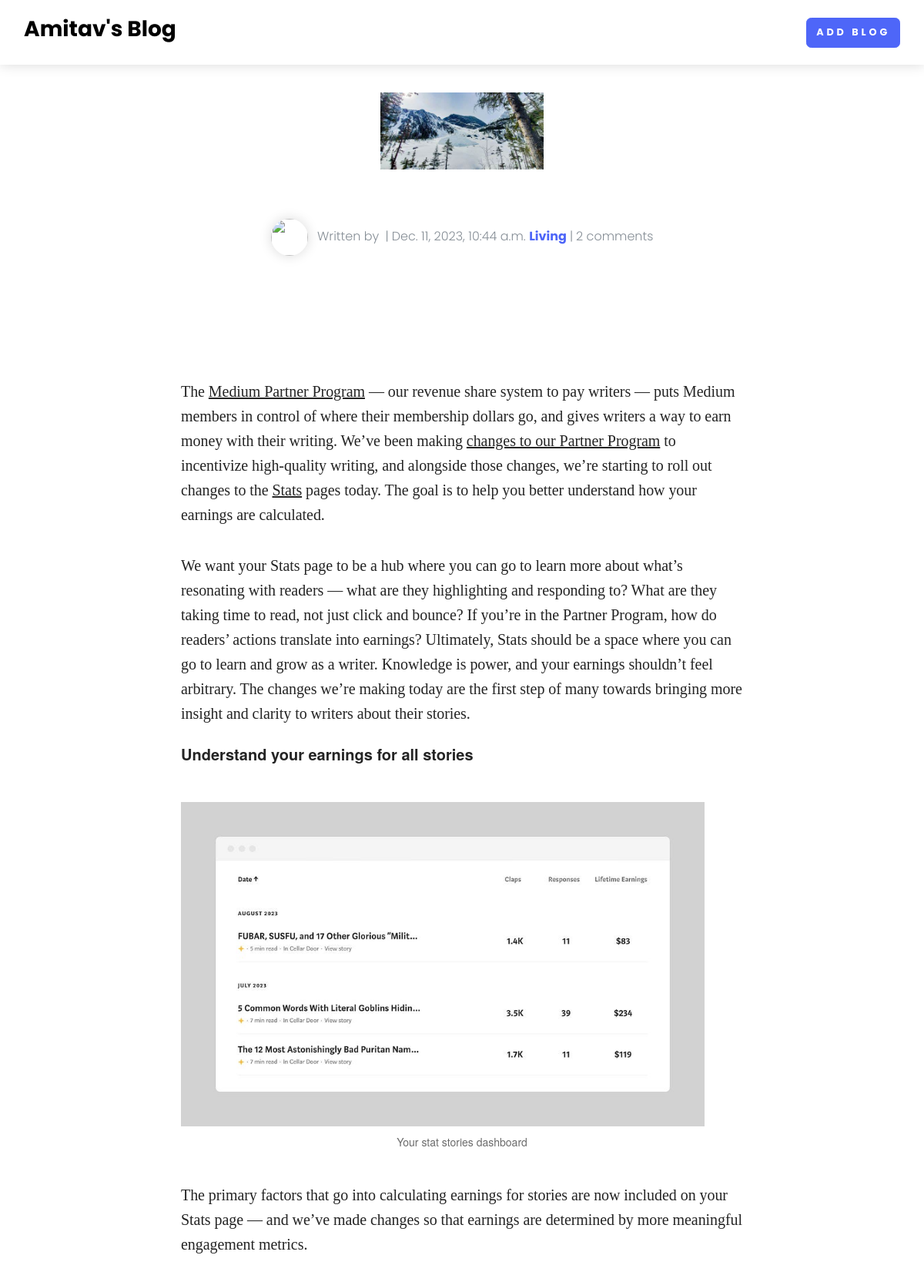
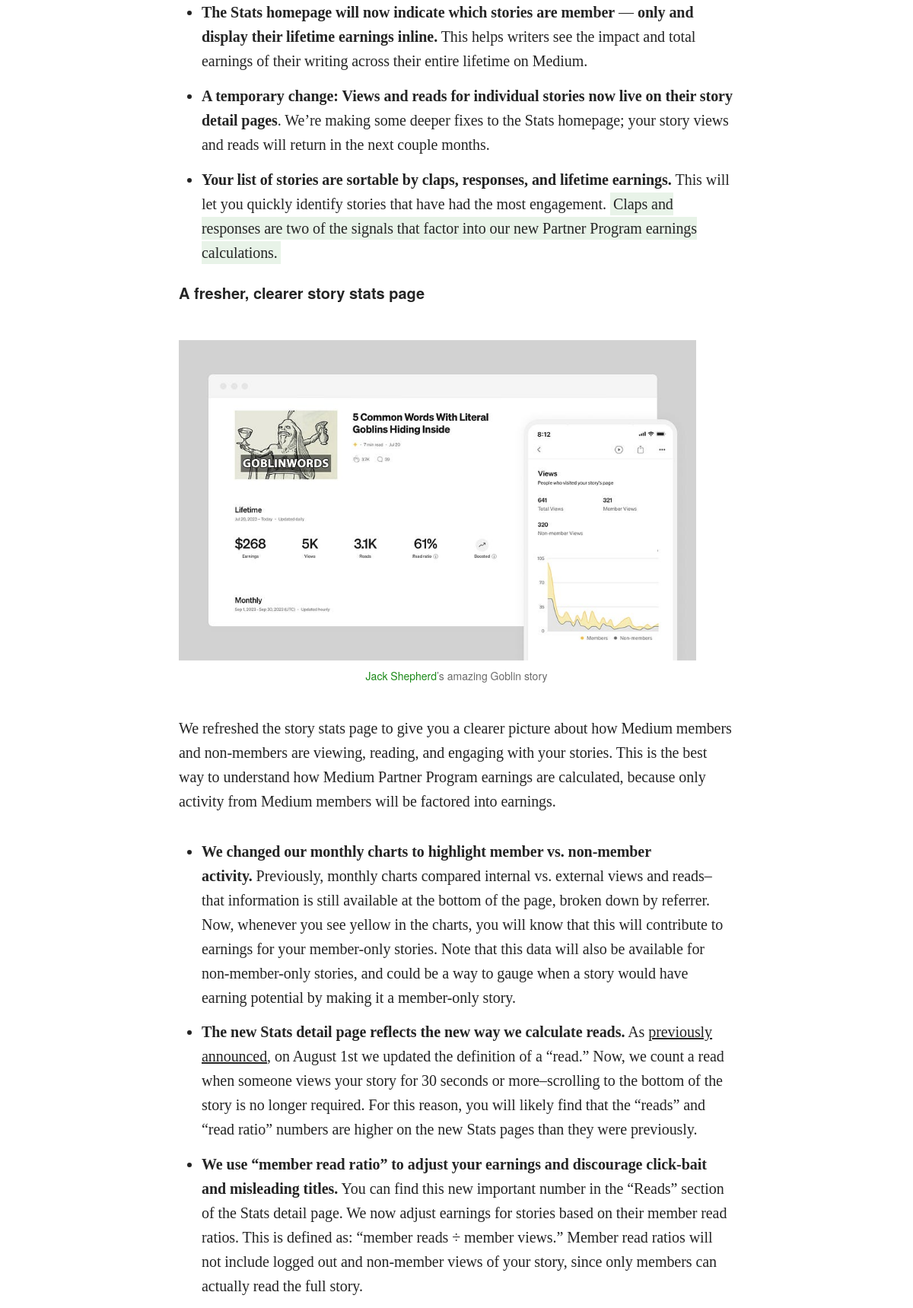
Screenshot of /blog_detail/partner-program-updates-part-ii-stats-edition (upper part) with the database file from the repository (2 pictures, top to bottom).
### home/models.py (models this page shows, shortened)
class BlogModel(models.Model):
    title=models.CharField(max_length=1000)
    content=FroalaField()
    slug=models.SlugField(max_length=1000,null=True,blank=True)
    image=models.ImageField(upload_to='blog')
    user=models.ForeignKey(User,blank=True,null=True,on_delete=models.CASCADE)
    created_at = models.DateTimeField(auto_now_add=True)
    updated_at=models.DateTimeField(auto_now=True)

### home/views.py (the view)
# urls.py: path('blog_detail/<slug>',blog_detail,name="blog_detail"),
def blog_detail(request,slug):
    context={}
    try:
       blog_obj=BlogModel.objects.filter(slug=slug).first()
       context['blog_obj']=blog_obj
    except Exception as e:
        print(e)
    return render(request,'blog_detail.html',context)

### home/templates/blog_detail.html
{%extends "base.html" %}
{% block start %}
    <section>
      <div class="container mt-5">
        <div class="row text-center">
            <div class="col-xl-10  mx-auto">
              <img class="img-fluid mb-5" style="height: 100px; " src="/media/{{blog_obj.image}}" alt="">
            </div>
          </div>
        <div class="row">
          <div class="col-xl-8 col-lg-10 mx-auto">
            <p class="py-3 mb-5 text-muted text-center font-weight-light"><a href="#"><img class="avatar mr-2" src="" alt=""></a> Written by <a class="font-weight-bold" href="#">{{user.username}}</a><span class="mx-1">|</span>{{blog_obj.created_at}} <a class="font-weight-bold" href="blog.html">Living</a><span class="mx-1">|</span><a class="text-muted" href="#">2 comments                </a></p>
          </div>
        </div>
        <div class="row">
          <div class="col-xl-10 mx-auto"><img class="img-fluid mb-5" src="../../../d19m59y37dris4.cloudfront.net/directory/1-6-1/img/photo/photo-1471189641895-16c58a695bcb.jpg" alt=""></div>
        </div>
        <div class="row">
          <div class="col-xl-8 col-lg-10  mx-auto">
            <div class="text-content mt-5  mb-5" >
               {{blog_obj.content|safe}}
            </div>
         </div>
         </div>
        </section>
{% endblock %}

### rows the page displays
BlogModel: image (picture), created_at "Dec. 11, 2023, 10:44 a.m.", content "The Medium Partner Program — our revenue share system to pay writers — puts Medium members in control of where their membership dollars go, and gives writers a way to earn money with their writing. We’ve been making changes to our Partner Program to incentivize high-quality writing, and alongside those changes, we’re starting to roll out changes to the Stats pages today. The goal is to help you better understand how your earnings are calculated. We want your Stats page to be a hub where you can go to learn more about what’s resonating with readers — what are they highlighting and responding to? What are they taking time to read, not just click and bounce? If you’re in the Partner Program,…", content (picture)
